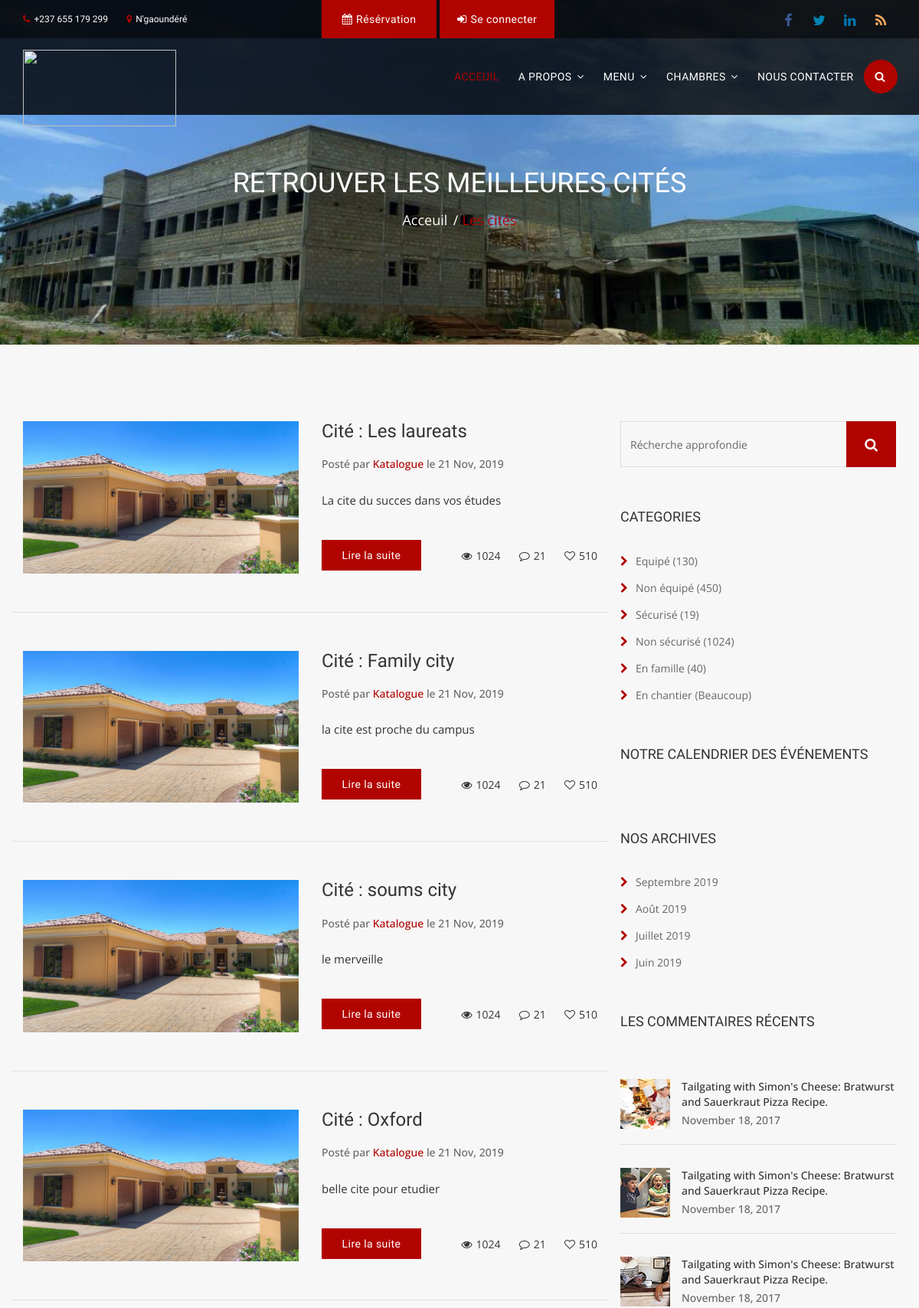
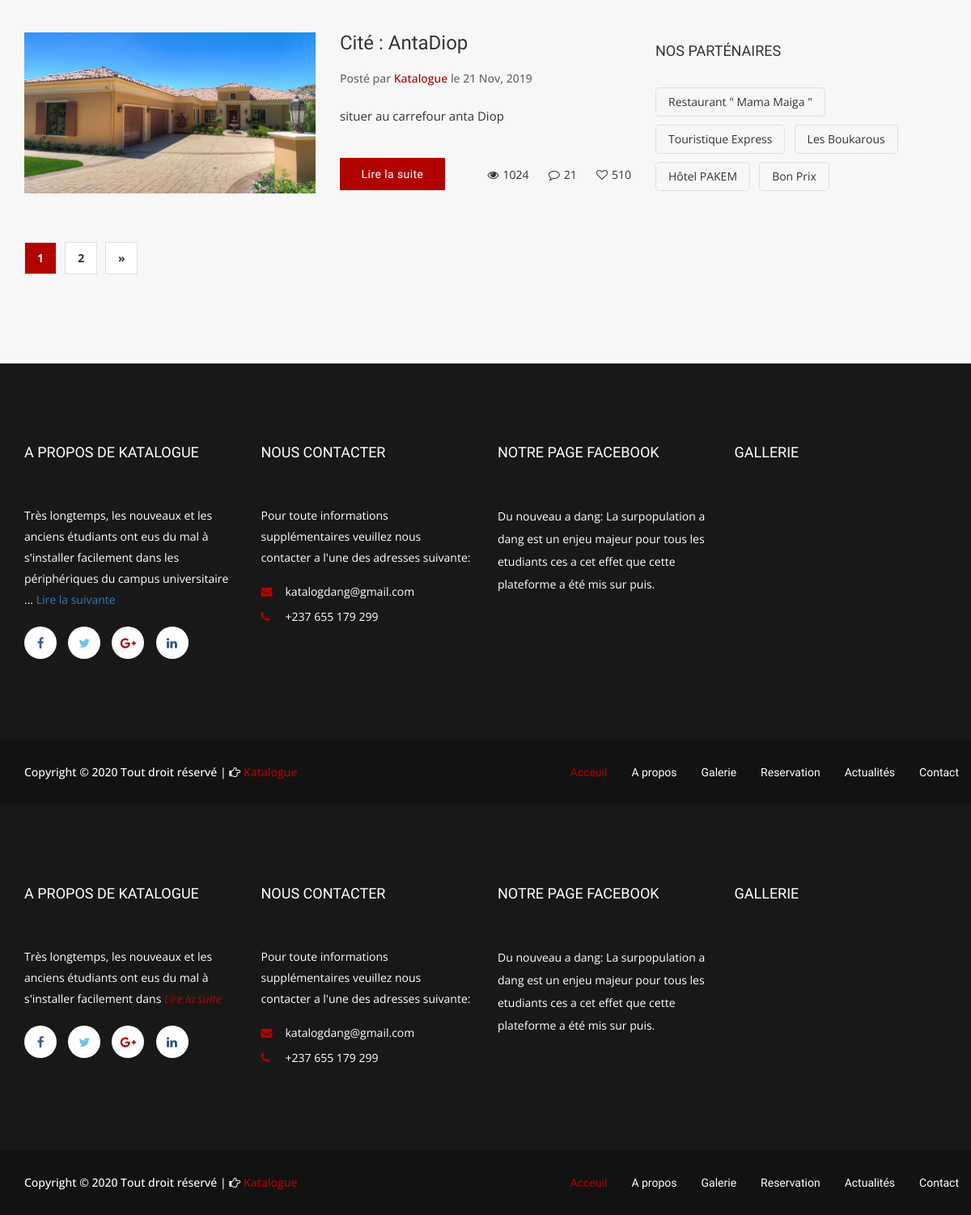
The page /cites on the database its author committed (2 pictures, top to bottom).
### reservation/models.py (models this page shows, shortened)
class Cite(models.Model):
    libelle = models.CharField(max_length=50)
    lieu = models.CharField(max_length=50)
    description = models.TextField()
    altiude = models.CharField(max_length=50)
    longitude = models.CharField(max_length=50)
    nbr_chmbr_dispo = models.IntegerField()

### reservation/views.py (the view)
# urls.py: path('cites',views.cites, name="cites"),
def cites(request):
    all_entries = Cite.objects.all()
    liste = {
        "liste" : all_entries
    }
    return render (request, 'reservation/cites.html', liste)

### reservation/templates/reservation/cites.html (shortened to what this page needs)
{% extends 'base2.html' %}
{% load static %}
{% block content %}
<section class="banner_area">
    <div class="container">
        <div class="banner_content">
            <h4>Retrouver les meilleures cités</h4>
            <a href="index.html">Acceuil</a>
            <a class="active" href="#">Les cités</a>
        </div>
    </div>
</section>
<section class="blog_list_area">
    <div class="container">
        <div class="row">
            <div class="col-md-8">
                <div class="row">
{% for objcite in liste  %}
                    <article class="blog_list_item row m0">
                        <div class="col-md-6">
                            <div class="blog_list_img">
                                <img src="{% static 'katalog/fond1.jpg' %}" alt="">
                            </div>
                        </div>
                        <div class="col-md-6">
                            <div class="blog_list_content">
                                <h3> Cité :
                                    {{ objcite.libelle }} </h3>
                                <h6>Posté par <a href="index">Katalogue</a>  le 21 Nov, 2019</h6>
                                <p> {{ objcite.description }} </p>
                                <div class="pull-left">
                                    <a class="event_btn" href="cites/{{objcite.id}} ">Lire la suite</a>
                                </div>
                                <div class="pull-right">
                                    <a href="#"><i class="fa fa-eye"></i>1024</a>
                                    <a href="#"><i class="fa fa-comment-o"></i>21</a>
                                    <a href="#"><i class="fa fa-heart-o"></i>510</a>
                                </div>
                            </div>
                        </div>
                    </article>
             {% endfor %}
                </div>
                <nav aria-label="Page navigation" class="blog_pagination">
                    <ul class="pagination">
                        <li class="active"><a href="#">1</a></li>
                        <li><a href="#">2</a></li>
                        <li>
                            <a href="#" aria-label="Next">
                                <span aria-hidden="true">&raquo;</span>
                            </a>
                        </li>
                    </ul>
                </nav>
            </div>
            <div class="col-md-4">
                <div class="blog_right_sidebar">
                    <aside class="right_widget search_widget">
                        <form >
                            <div class="input-group">
                                <input type="text" class="form-control" placeholder="Récherche approfondie">
                                <span class="input-group-btn">
                                    <button class="btn btn-default" type="button"><i class="fa fa-search"></i></button>
                                </span>
                            </div>
                        </form>
                    </aside>
                    <aside class="right_widget category_widget">
                        <div class="sidebar_title">
                            <h3>Categories</h3>
                        </div>
                        <ul>
                            <li><a href="#"><i class="fa fa-chevron-right"></i>Equipé (130)</a></li>
                            <li><a href="#"><i class="fa fa-chevron-right"></i>Non équipé (450)</a></li>
                            <li><a href="#"><i class="fa fa-chevron-right"></i>Sécurisé (19)</a></li>
                            <li><a href="#"><i class="fa fa-chevron-right"></i>Non sécurisé (1024)</a></li>
                            <li><a href="#"><i class="fa fa-chevron-right"></i>En famille (40)</a></li>
                            <li><a href="#"><i class="fa fa-chevron-right"></i>En chantier (Beaucoup)</a></li>
                        </ul>
                    </aside>
                    <aside class="right_widget calender_widget">
                       <div class="sidebar_title">
                            <h3>Notre calendrier des événements</h3>
                        </div>
                    </aside>
                    <aside class="right_widget category_widget">
                        <div class="sidebar_title">
                            <h3>Nos archives</h3>
                        </div>
                        <ul>
                            <li><a href="#"><i class="fa fa-chevron-right"></i>Septembre 2019</a></li>
                            <li><a href="#"><i class="fa fa-chevron-right"></i>Août 2019</a></li>
                            <li><a href="#"><i class="fa fa-chevron-right"></i>Juillet 2019</a></li>
                            <li><a href="#"><i class="fa fa-chevron-right"></i>Juin 2019</a></li>
                        </ul>
                    </aside>
                    <aside class="right_widget recent_widget">
                        <div class="sidebar_title">
                            <h3>Les commentaires récents</h3>
                        </div>
                        <div class="media">
                            <div class="media-left">
                                <img src="img/blog/recent-post/recent-post-1.jpg" alt="">
                            </div>
                            <div class="media-body">
                                <a href="#"><h4>Tailgating with Simon's Cheese: Bratwurst and Sauerkraut Pizza Recipe.</h4></a>
                                <h5>November 18, 2017</h5>
                            </div>
                        </div>
                        <div class="media">
                            <div class="media-left">
                                <img src="img/blog/recent-post/recent-post-2.jpg" alt="">
                            </div>
                            <div class="media-body">
                                <a href="#"><h4>Tailgating with Simon's Cheese: Bratwurst and Sauerkraut Pizza Recipe.</h4></a>
                                <h5>November 18, 2017</h5>
                            </div>
                        </div>
                        <div class="media">
                            <div class="media-left">
                                <img src="img/blog/recent-post/recent-post-3.jpg" alt="">
                            </div>
                            <div class="media-body">
                                <a href="#"><h4>Tailgating with Simon's Cheese: Bratwurst and Sauerkraut Pizza Recipe.</h4></a>
                                <h5>November 18, 2017</h5>
                            </div>
                        </div>
                    </aside>
                    <aside class="right_widget tags_widget">
                        <div class="sidebar_title">
                            <h3>Nos parténaires</h3>
                        </div>
                        <ul>
                            <li><a href="#">Restaurant " Mama Maiga "</a></li>
                            <li><a href="#">Touristique Express</a></li>
                            <li><a href="#">Les Boukarous</a></li>
                            <li><a href="#">Hôtel PAKEM</a></li>
                            <li><a href="#">Bon Prix</a></li>
                        </ul>
                    </aside>
                </div>
            </div>
        </div>
    </div>
</section>
<div class="container">
        <div class="col-lg-4 col-lg-offset-4">
        </div>
    </div>
    <div class="container">
        <div class="col-lg-4 col-lg-offset-4">
        </div>
    </div>
    <div class="container">
            <div class="col-lg-4 col-lg-offset-4">
            </div>
        </div>
<div class="container">
        <div class="col-lg-4 col-lg-offset-4">
        </div>
    </div>
<footer class="footer_area">
        <div class="footer_widget_area">
            <div class="container">
                <div class="row">
                    <div class="col-md-3">
                        <aside class="f_widget about_widget">
                            <div class="f_w_title">
                                <h4>A propos de Katalogue</h4>
                            </div>
                            <p> Très longtemps, les nouveaux et les anciens étudiants ont eus du mal à s'installer facilement dans les périphériques
                                du campus universitaire ... <a href="#">Lire la suivante</a></p>
                            <ul>
                                <li><a href="#"><i class="fa fa-facebook"></i></a></li>
                                <li><a href="#"><i class="fa fa-twitter"></i></a></li>
                                <li><a href="#"><i class="fa fa-google-plus"></i></a></li>
                                <li><a href="#"><i class="fa fa-linkedin"></i></a></li>
                            </ul>
                        </aside>
                    </div>
                    <div class="col-md-3">
                        <aside class="f_widget contact_widget">
                            <div class="f_w_title">
                                <h4>NOUS CONTACTER</h4>
                            </div>
                            <p>Pour toute informations supplémentaires veuillez nous contacter a l'une des adresses suivante:</p>
                            <ul>
                                <li><a href="#"><i class="fa fa-envelope"></i>katalogdang@gmail.com</a></li>
                                <li><a href="#"><i class="fa fa-phone"></i>+237 655 179 299</a></li>
                            </ul>
                        </aside>
                    </div>
                    <div class="col-md-3">
                        <aside class="f_widget twitter_widget">
                            <div class="f_w_title">
                                <h4>Notre page facebook</h4>
                            </div>
                            <ul>
                                <li>
                                    <a href="#">Du nouveau a dang:</a> La surpopulation a dang est un enjeu majeur pour tous les etudiants ces a cet effet
                                    que cette plateforme a été mis sur puis.
                                </li>
                            </ul>
                        </aside>
                    </div>
                    <div class="col-md-3">
                        <aside class="f_widget gallery_widget">
                            <div class="f_w_title">
                                <h4>Gallerie</h4>
                            </div>
                            <ul>
                                <li><a href="#"><img src="katalog/" alt=""></a></li>
                                <li><a href="#"><img src="katalog/" alt=""></a></li>
                                <li><a href="#"><img src="katalog/" alt=""></a></li>
                                <li><a href="#"><img src="katalog/" alt=""></a></li>
                                <li><a href="#"><img src="katalog/" alt=""></a></li>
                                <li><a href="#"><img src="katalog/" alt=""></a></li>
                            </ul>
                        </aside>
                    </div>
                </div>
            </div>
        </div>
        <div class="copy_right_area">
            <div class="container">
                <div class="pull-left">
                <h5>
                    <p>
                    Copyright &copy; <script>document.write(new Date().getFullYear());</script> Tout droit réservé   |    <i class="fa fa-hand-o-right" aria-hidden="true"></i><a href="index.html" target="_blank">  Katalogue</a>
                    </p
                ></h5>
                </div>
                <div class="pull-right">
                    <ul class="nav navbar-nav navbar-right">
                        <li class="active"><a href="index.html">Acceuil</a></li>
                        <li><a href="about-us.html">A propos</a></li>
                        <li><a href="#">Galerie</a></li>
                        <li><a href="#">Reservation</a></li>
                        <li><a href="actualites.html">Actualités</a></li>
                        <li><a href="#">Contact</a></li>
                    </ul>
                </div>
            </div>
        </div>
    </footer>
{% endblock content %}

### rows shown on the page
Cite: libelle "Les laureats", description "La cite du succes dans vos études"
Cite: libelle "Family city", description "la cite est proche du campus"
Cite: libelle "soums city", description "le merveille"
Cite: libelle "Oxford", description "belle cite pour etudier"
Cite: libelle "AntaDiop", description "situer au carrefour anta Diop"
